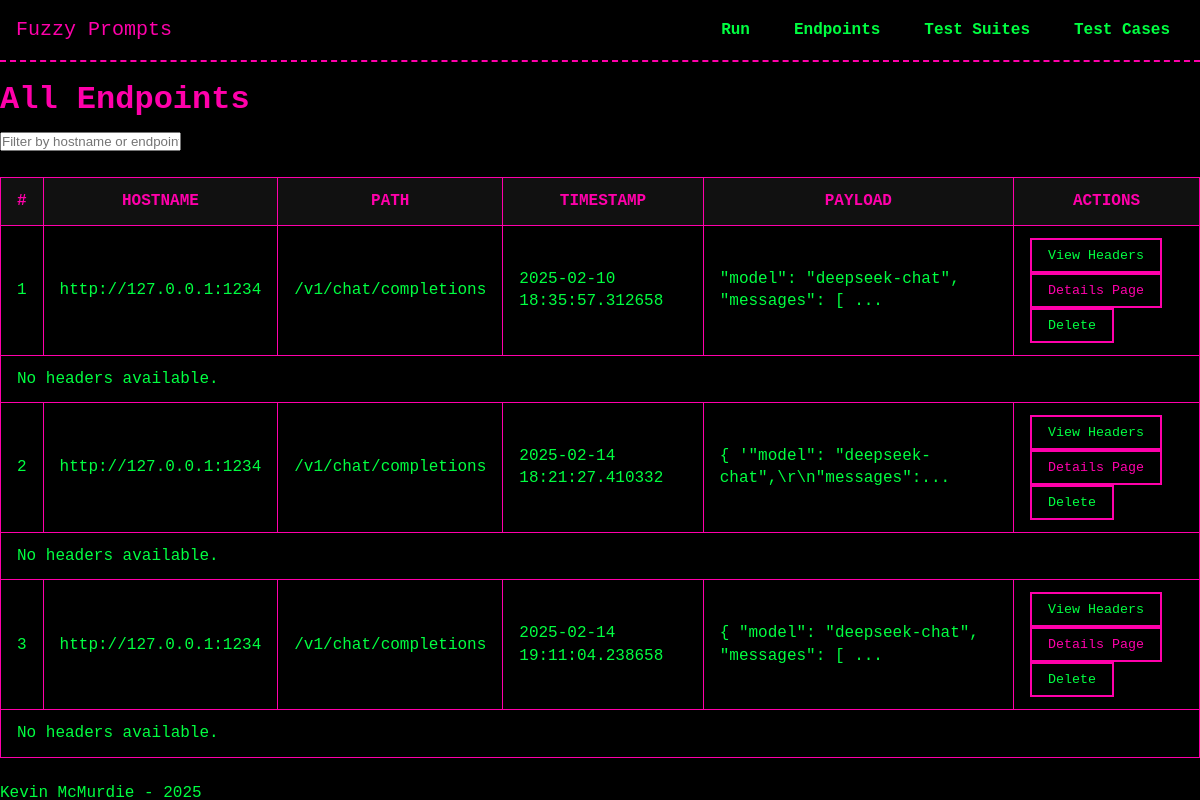
Page /endpoints/ on the earlier database version.
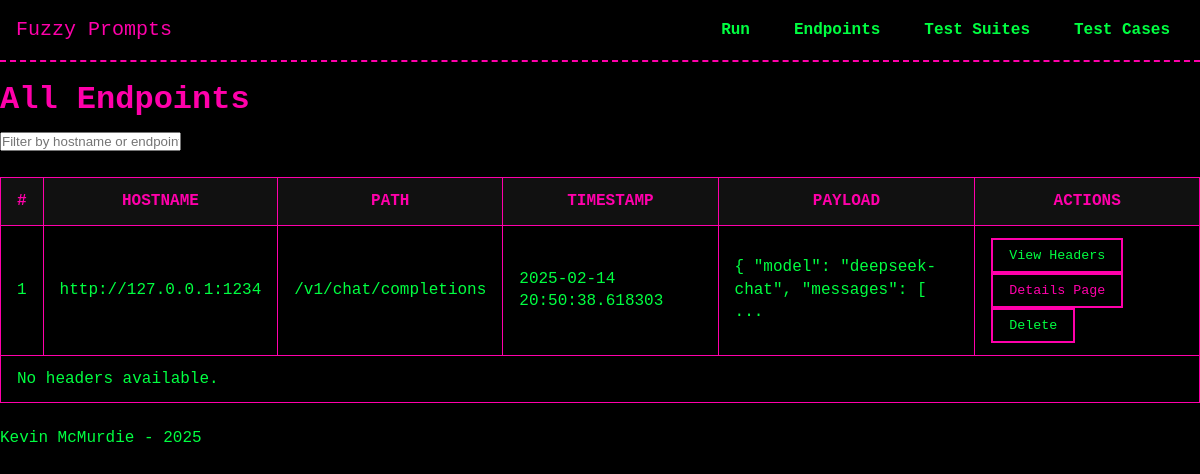
Same page on the later database version.
### models/model_Endpoints.py (models this page shows, shortened)
class Endpoint(db.Model):
    __tablename__ = 'endpoints'
    id = db.Column(db.Integer, primary_key=True)
    hostname = db.Column(db.String, nullable=False)
    endpoint = db.Column(db.String, nullable=False)
    http_payload = db.Column(db.Text, nullable=True)   # HTTP payload sent with the request, should handle and store as JSON
    timestamp = db.Column(db.DateTime, default=datetime.utcnow)  # <--- ADDED TIMESTAMP
    headers = db.relationship('APIHeader', back_populates='endpoint', cascade='all, delete-orphan')
    test_runs = db.relationship('TestRun', back_populates='endpoint')

### routes/endpoints.py (the view)
@endpoints_bp.route('/', methods=['GET'])
def list_endpoints():
    endpoints = Endpoint.query.all()
    return render_template('endpoints/list_endpoints.html', endpoints=endpoints)

### templates/endpoints/list_endpoints.html (shortened to what this page needs)
{% extends "base.html" %}
{% block head %}
  <link rel="stylesheet" href="{{ url_for('static', filename='css/tables.css') }}">
{% endblock %}
{% block content %}
<h1>All Endpoints</h1>
<input
  type="text"
  id="searchEndpoint"
  placeholder="Filter by hostname or endpoint..."
>
<table id="endpointsTable">
  <thead>
    <tr>
      <th>#</th>
      <th>Hostname</th>
      <th>Path</th>
      <th>Timestamp</th>
      <th>Payload</th>
      <th>Actions</th>
    </tr>
  </thead>
  <tbody>
    {% for ep in endpoints %}
      <tr>
        <td>{{ loop.index }}</td>
        <td>{{ ep.hostname }}</td>
        <td>{{ ep.endpoint }}</td>
        <td>
          {% if ep.timestamp %}
            {{ ep.timestamp }}
          {% else %}
            --
          {% endif %}
        </td>
        <td>
          {% if ep.http_payload %}
            {{ ep.http_payload|truncate(50) }}
          {% else %}
            --
          {% endif %}
        </td>
        <td>
            <button
              type="button"
              class="view-headers-btn"
              data-endpoint-id="{{ ep.id }}"
            >
              View Headers
            </button>
            <button
              type="button"
              class="view-headers-btn">
              <a href="{{ url_for('endpoints_bp.view_endpoint_details', endpoint_id=ep.id) }}">Details Page</a>
            </button>
            <form action="{{ url_for('endpoints_bp.delete_endpoint', endpoint_id=ep.id) }}" method="POST" style="display:inline;">
              <button
                type="submit"
                class="delete-endpoint-btn"
                onclick="return confirm('Are you sure you want to delete this endpoint?');"
              >
                Delete
              </button>
            </form>
        </td>
      </tr>
      <tr class="headers-row">
        <td colspan="6">
          <div class="headers-container">
            {% if ep.headers %}
              <ul>
                {% for hdr in ep.headers %}
                  <li>{{ hdr.key }}: {{ hdr.value }}</li>
                {% endfor %}
              </ul>
            {% else %}
              <p>No headers available.</p>
            {% endif %}
          </div>
        </td>
      </tr>
    {% endfor %}
  </tbody>
</table>
{% endblock %}

Differences in the rows shown:
removed Endpoint: hostname "http://127.0.0.1:1234", endpoint "/v1/chat/completions", timestamp "2025-02-14 18:21:27.410332", http_payload "{ '\"model\": \"deepseek-chat\",\\r\\n\"messages\":..."
removed Endpoint: hostname "http://127.0.0.1:1234", endpoint "/v1/chat/completions", timestamp "2025-02-14 19:11:04.238658", http_payload "{ \"model\": \"deepseek-chat\", \"messages\": [ ..."
changed Endpoint "http://127.0.0.1:1234": timestamp "2025-02-10 18:35:57.312658" → "2025-02-14 20:50:38.618303"; http_payload "\"model\": \"deepseek-chat\", \"messages\": [ ..." → "{ \"model\": \"deepseek-chat\", \"messages\": [ ..."
